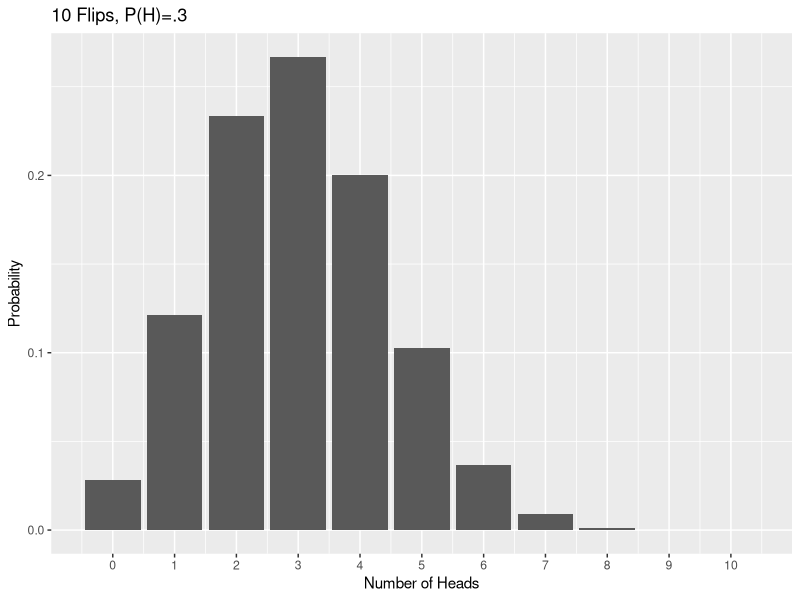
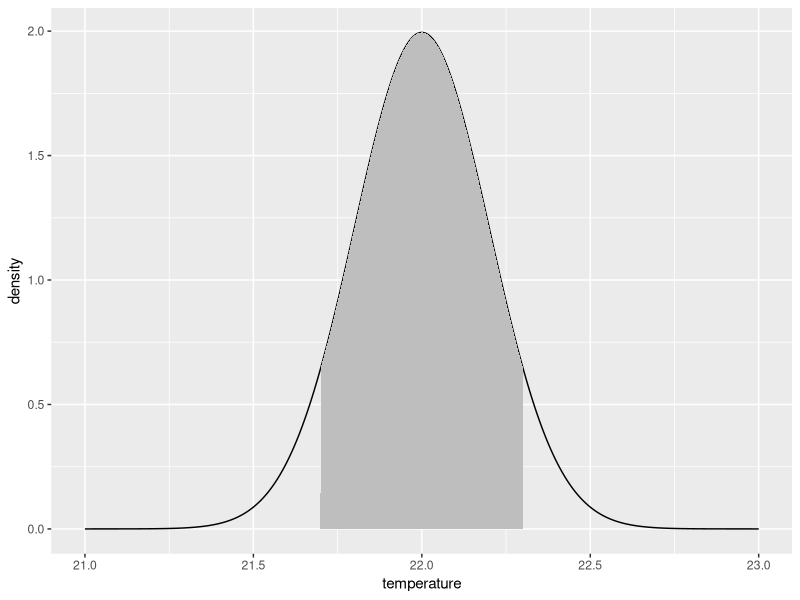
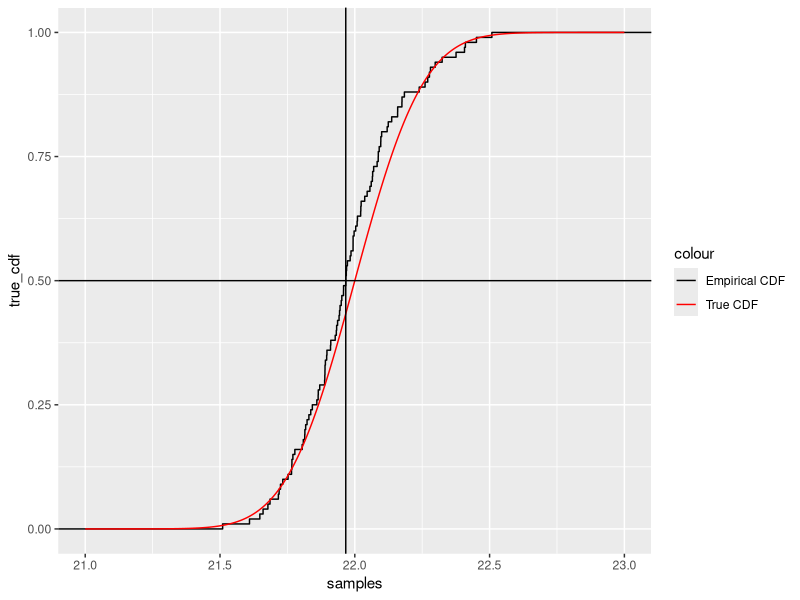
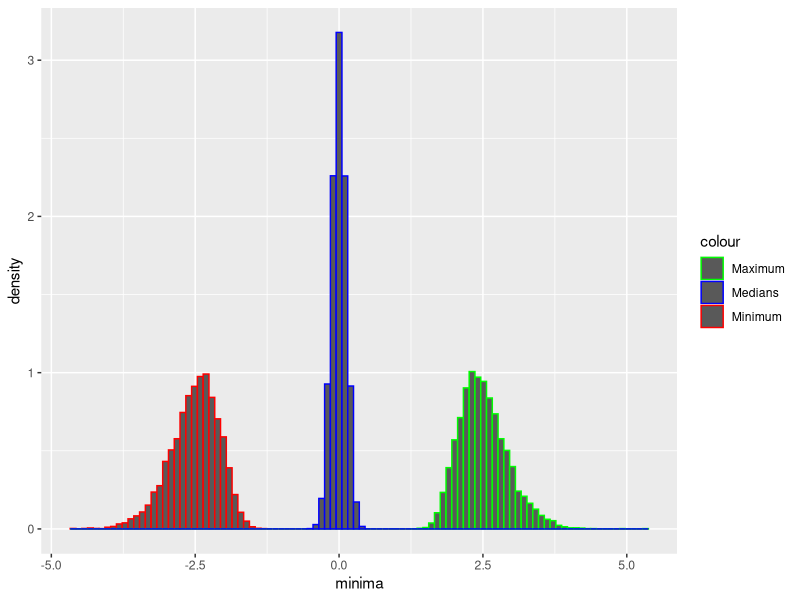
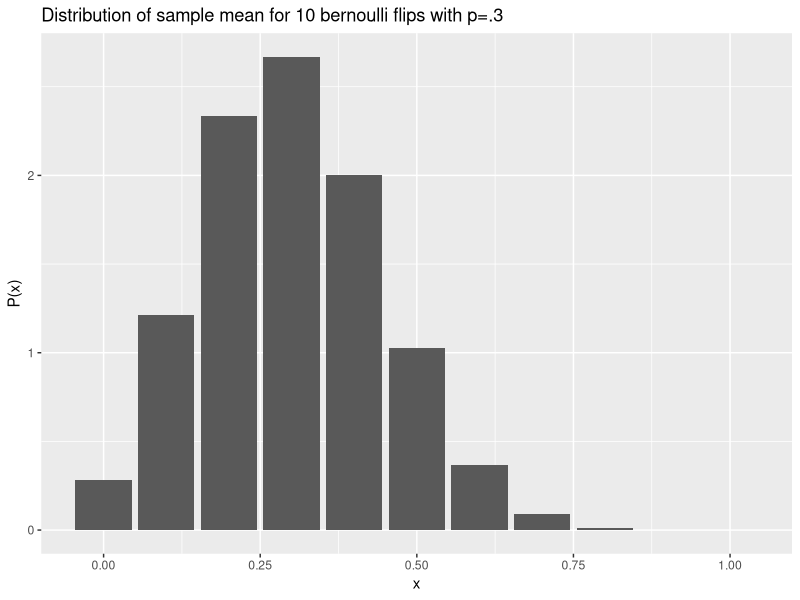
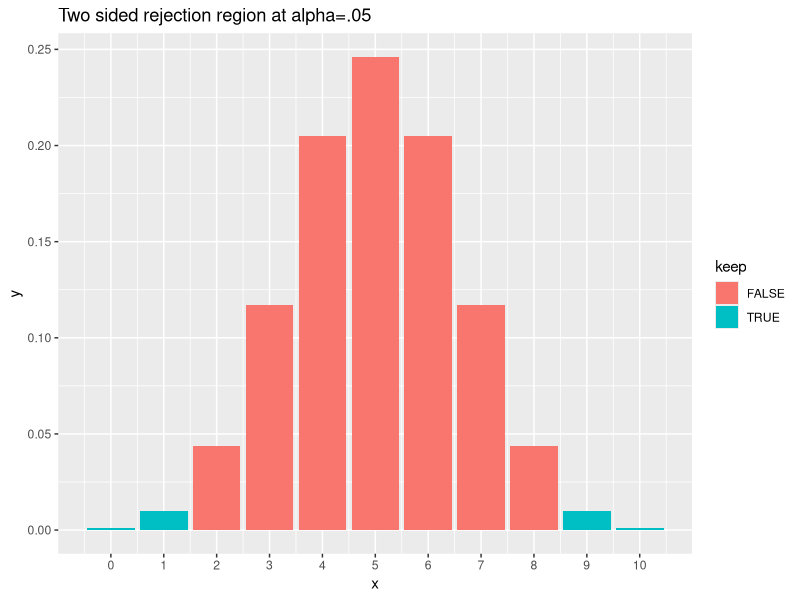
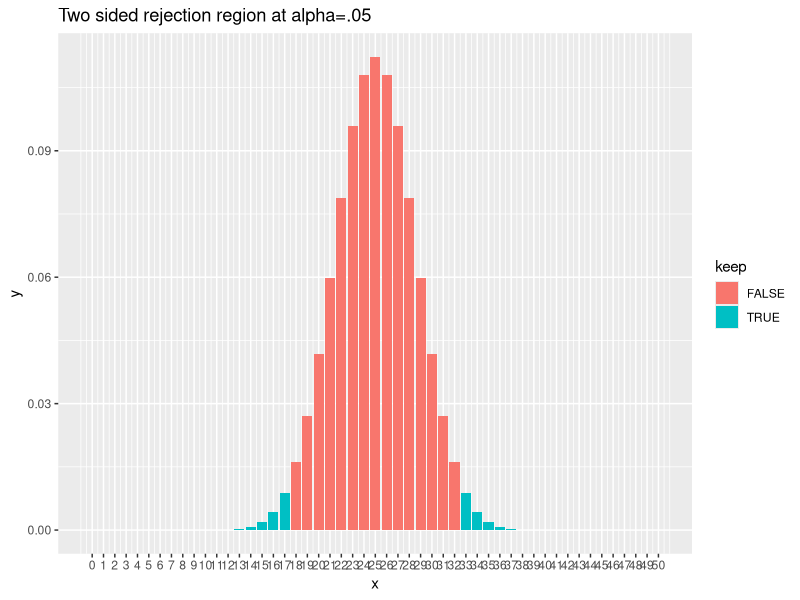
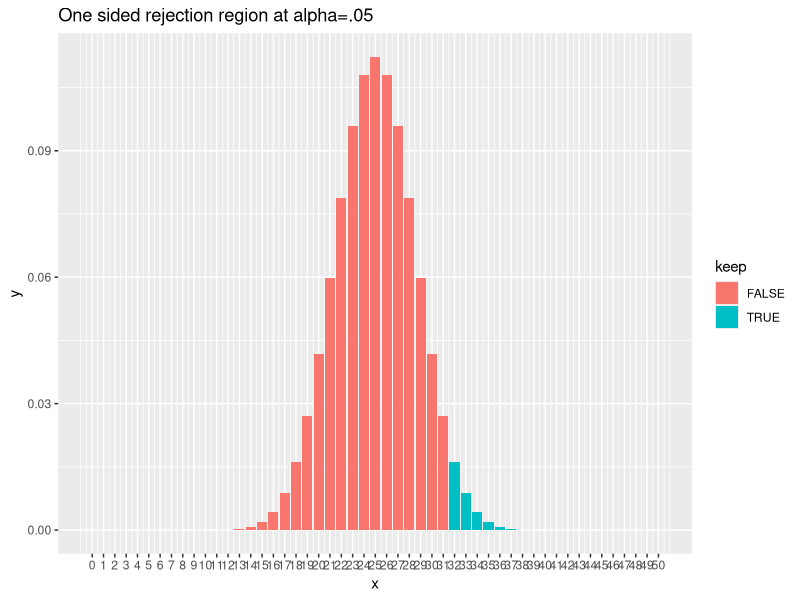

Write R code to recreate these figures, in order.
## ---- chunk 1
library(tidyverse)
library(glue)
## ---- chunk 2
library(ggplot2)
x <- dbinom(seq(0, 10), 10, .3)
ggplot() +
    geom_bar(aes(x = seq(0, 10), y = x), stat = "identity") +
    scale_x_continuous(breaks = seq(0, 10)) +
    xlab("Number of Heads") +
    ylab("Probability") +
    ggtitle("10 Flips, P(H)=.3")
## ---- chunk 3
library(tidyverse)
## ---- chunk 4
temperature <- seq(21, 23, .001)
density <- dnorm(temperature, 22, .2)
p <- pnorm(22.3, 22, .2) - pnorm(21.7, 22, .2)
ggplot() +
    geom_line(aes(x = temperature, y = density)) +
    geom_ribbon(aes(x = temperature, ymin = 0, ymax = if_else(temperature >= 21.7 & temperature <= 22.3, density, 0)), fill = "gray")
## ---- chunk 5
samples <- rnorm(100, 22, .2)
true_cdf <- pnorm(temperature, 22, .2)
ggplot() +
    stat_ecdf(aes(x = samples, color = "Empirical CDF")) +
    geom_line(aes(x = temperature, y = true_cdf, color = "True CDF")) +
    scale_color_manual(values = c("Empirical CDF" = "black", "True CDF" = "red")) +
    geom_hline(yintercept = .5) +
    geom_vline(xintercept = median(samples))
## ---- chunk 6
minima <- replicate(10000, min(rnorm(100, 0, 1)))
maxima <- replicate(10000, max(rnorm(100, 0, 1)))
medians <- replicate(10000, median(rnorm(100, 0, 1)))
ggplot() +
    geom_histogram(aes(x = minima, y = after_stat(density), color = "Minimum"), bins = 100) +
    geom_histogram(aes(x = maxima, y = after_stat(density), color = "Maximum"), bins = 100) +
    geom_histogram(aes(x = medians, y = after_stat(density), color = "Medians"), bins = 100) +
    scale_color_manual(values = c("Minimum" = "red", "Maximum" = "green", "Medians" = "blue"))
## ---- chunk 7
p <- dbinom(seq(0,10),10,.3)
ggplot()+geom_bar(aes(x=seq(0,1,1/10),y=10*p),stat="identity")+xlab("x")+ylab("P(x)")+ggtitle("Distribution of sample mean for 10 bernoulli flips with p=.3")
## ---- chunk 8
library(ggplot2)
# two-sided
rejection2 <- function(n,d=10) {
    results <- data.frame(
            x=seq(0,n),
            y=dbinom(seq(0,n),n,.5),
            keep=sapply(seq(0,n),
                function(x) 
                    (x<qbinom(.025,n,.5)) | (x>qbinom(.975,n,.5))))
    ggplot(
        data=results,aes(x=x,y=y,fill=keep))+ 
        geom_bar(stat="identity")+
        scale_x_continuous(breaks=seq(0,n,d))+
        ggtitle("Two sided rejection region at alpha=.05")
    
}
## ---- chunk 9
rejection1 <-function(n,d=10) {
    results <- data.frame(
        x=seq(0,n),
        y=dbinom(seq(0,n),n,.5),
        keep=sapply(seq(0,n),function(x) (x>qbinom(.95,n,.5))))
    ggplot(data=results,aes(x=x,y=y,fill=keep))+
    geom_bar(stat="identity")+
    scale_x_continuous(breaks=seq(0,n,d))+
    ggtitle("One sided rejection region at alpha=.05")
}
## ---- chunk 10
rejection2(10, 1)

## ---- chunk 11
rejection2(50, 1)
## ---- chunk 12
rejection1(50, 1)
## ---- chunk 13
compare <- function(n, p = .5) {
    results <- data.frame(x = seq(0, n), y = dbinom(seq(0, n), n, p), z = dnorm(seq(0, n), mean = p * n, sd = sqrt(n * p * (1 - p))))
    ggplot(data = results) +
        geom_bar(aes(x = x, y = y), stat = "identity", fill = "lightgreen") +
        geom_line(aes(x = x, y = z), color = "red", size = 2) +
        ggtitle(glue("Normal Approximation to the binomial with n={n} and p={p}"))
}
compare(100, .3)
## ---- chunk 14
# look at the probability density for this case
probs <- dbinom(seq(0, 20), 20, .5)
# The qbinom function tells us the threshold
rejection <- qbinom(.95, 20, .5)
# We check this by comparing the probability of $15-20$ vs $14-20$ heads:
sum(probs[16:21]) # remember probs[i] is the chance of i-1 heads
sum(probs[15:21])
# The chance of $15-20$ heads is greater than $.05$.
## ---- chunk 15
probs6 <- dbinom(seq(0, 20), 20, .6)
sum(probs6[1:15])
## ---- chunk 16
probs8 <- dbinom(seq(0, 20), 20, .8)
sum(probs8[1:15])
## ---- chunk 17
rejection <- qbinom(.95, 100, .5)
probs6 <- dbinom(seq(0, 100), 100, .6)
sum(probs6[1:rejection])
## ---- chunk 18
simulated <- rbinom(10000, 4600, .224)
sum(simulated >= 1133)
